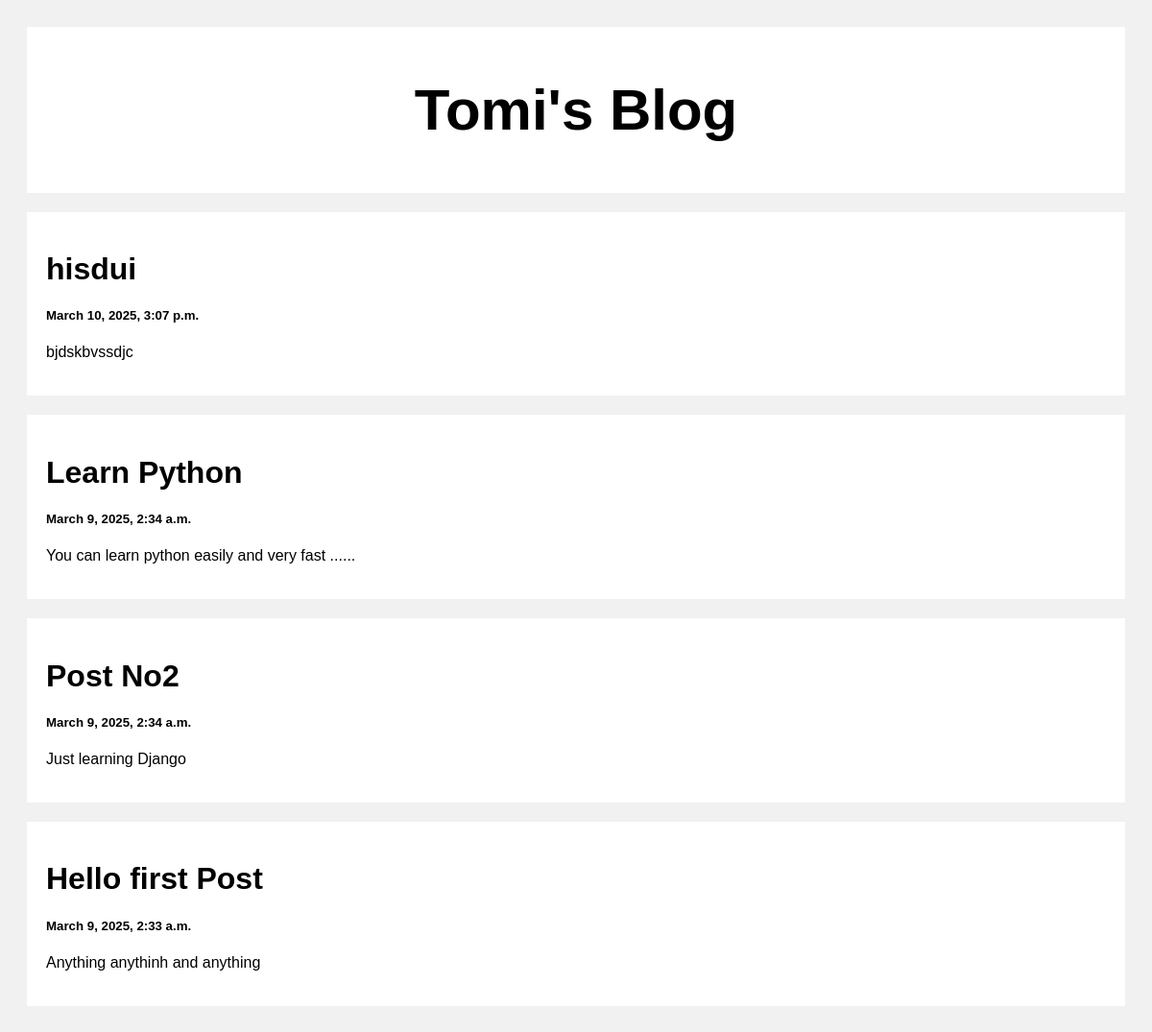
The page / on the database its author committed.
### posts/models.py (models this page shows)
class Post(models.Model):
    title = models.CharField(max_length = 100)
    body = models.CharField(max_length = 1000000)
    created_at = models.DateTimeField(default=datetime.now, blank = True)

### posts/views.py (the view)
# urls.py: path('', views.index, name = 'index'),  # '' --> signifies that it is the root page of the website; views.index--> signifies that when the user is at this patthh it needs to look into the views folder
def index(request): # function to take request
    posts = Post.objects.all() #takes all the objects from the Post to posts variable and then returns later to the render function
    return render(request, 'index.html', {'posts': posts})  # whenever the function index is called the page index.html is rendered

### template/index.html (shortened to what this page needs)
<!DOCTYPE html>
<html>
<head>
</head>
<body>
<div class="header">
  <h2>Tomi's Blog</h2>
</div>
<div class="row">
  <div class="leftcolumn">
    {% for post in posts reversed %}
    <div class="card">
        <a style="text-decoration:none; color: black;" href ='/post/{{post.id}}'>
          <h1>{{post.title}}</h1>
          <h5>{{post.created_at}}</h5>
          <p>{{post.body|truncatewords:10}}</p>
        </a>
    </div>
    {% endfor %}
  </div>
</div>
</body>
</html>

### template/index.html (style rules this page uses)
* { box-sizing: border-box; }
body { font-family: Arial; padding: 20px; background: #f1f1f1; }
.header { padding: 2px; font-size: 40px; text-align: center; background: white; }
.leftcolumn { float: left; width: 100%; }
.card { background-color: white; padding: 20px; margin-top: 20px; }
.row:after { content: ""; display: table; clear: both; }

### rows shown on the page
Post: title "hisdui", created_at "March 10, 2025, 3:07 p.m.", body "bjdskbvssdjc"
Post: title "Learn Python", created_at "March 9, 2025, 2:34 a.m.", body "You can learn python easily and very fast ......"
Post: title "Post No2", created_at "March 9, 2025, 2:34 a.m.", body "Just learning Django"
Post: title "Hello first Post", created_at "March 9, 2025, 2:33 a.m.", body "Anything anythinh and anything"
